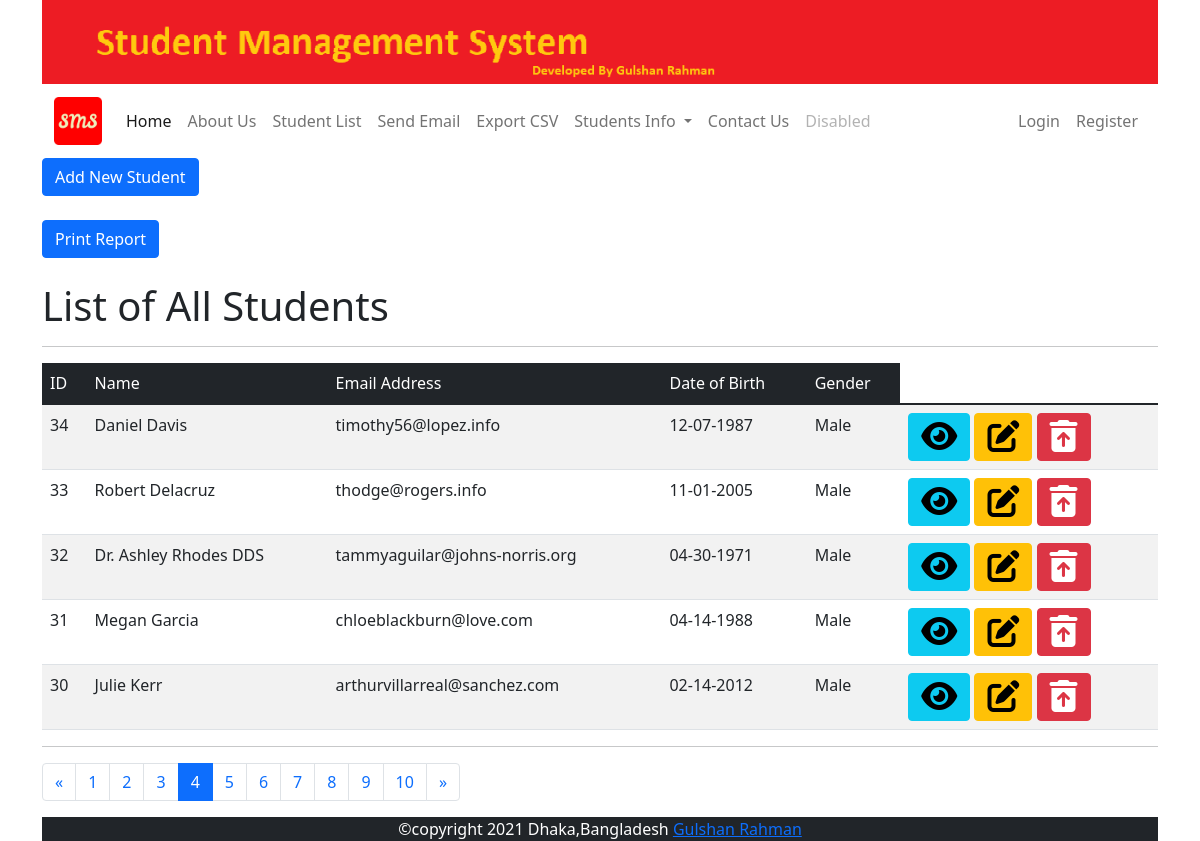
/stud/list/?page=4, run on the app's committed database.
### studentapp/models.py (models this page shows, shortened)
class Student(models.Model):
    GENDER_CHOICES = [('Male','Male'),('Female','Female'),('Other','Other'),]
    name = models.CharField(max_length=100)
    email = models.EmailField(unique=True,blank=True,null=True)
    dob = models.DateField(default=datetime.now,blank=True)
    gender = models.CharField(max_length=6,choices=GENDER_CHOICES,default='Male')

### studentapp/views.py (the view)
# urls.py: path('list/', views.list,name='list'),
def list(request):
    std = Student.objects.order_by('-id')
    stdlist = std
    paginator = Paginator(stdlist,5)
    page = request.GET.get('page')
    std = paginator.get_page(page)
    context = {'title':'Student List','students': std}
    return render(request,'stud/list.html',context)

### templates/stud/list.html (shortened to what this page needs)
{% extends 'base.html' %}
{% load static %}
{% block content %}
<div>
  <a href="{% url 'create' %}" class="btn btn-primary">Add New Student</a>
</div>
<br>
<button class="btn btn-primary" onclick="PrintDiv('report');"> Print Report</button>
     <br>
        <div>
            <h1>List of All Students</h1>
            <hr>
        </div>
        <div>
            <table class="table table-striped table-hover">
                <thead class="table-dark">
                    <tr>
                        <td>ID</td>
                        <td>Name</td>
                        <td>Email Address</td>
                        <td>Date of Birth</td>
                        <td>Gender</td>
                    </tr>
                </thead>
                <tbody>
                    {% for stud in students %}
                    <tr>
                        <td>{{ stud.id }}</td>
                        <td>{{ stud.name }}</td>
                        <td>{{ stud.email }}</td>
                        <td>{{ stud.dob|date:'m-d-Y' }}</td>
                        <td>{{ stud.gender }}</td>
                        <td>
                          <a href="{% url 'view' stud.id %}" class="btn btn-info" title="view"><i class="fa fa-eye fa-2x"></i></a>
                          <a href="{% url 'edit' stud.id %}" class="btn btn-warning" title="edit"><i class="fa fa-edit fa-2x"></i></a>
                          <a href="{% url 'delete' stud.id %}" onclick="return confirm('Are you sure, you want to delete record?');" class="btn btn-danger" title="delete"><i class="fa fa-trash-restore-alt fa-2x"></i></a>
                        </td>
                    </tr>
                    {% endfor %}
                </tbody>
            </table>
           <hr>
  {% if students.has_other_pages %}
  <nav aria-label="Page navigation example">
    <ul class="pagination">
      {% if students.has_previous %}
      <li class="page-item">
        <a class="page-link" href="?page={{ students.previous_page_number }}" aria-label="Previous">
          <span aria-hidden="true">&laquo;</span>
        </a>
      </li>
      {% else %}
      <li class="page-item disabled">
        <span aria-hidden="true">&laquo;</span>
      </li>
      {% endif %}
      {% for i in students.paginator.page_range %}
      {% if students.number == i %}
      <li class="page-item active" aria-current="page">
        <a class="page-link" href="#">{{ i }}</a>
      </li>
      {% else %}
      <li class="page-item"><a class="page-link" href="?page={{ i }}">{{ i }}</a></li>
      {% endif %}
      {% endfor %}
      <li class="page-item">
        {% if students.has_next %}
      <li class="page-item">
        <a class="page-link" href="?page={{students.next_page_number}}" aria-label="Next">
          <span aria-hidden="true">&raquo;</span>
        </a>
      </li>
      {% else %}
      <li class="page-item disabled">
        <span aria-hidden="true">&raquo;</span>
      </li>
      {% endif %}
      </li>
    </ul>
  </nav>
  {%endif%}
        </div>
        {% endblock content %}

### data on the page
Student: id "34", name "Daniel Davis", email "timothy56@lopez.info", dob "12-07-1987", gender "Male"
Student: id "33", name "Robert Delacruz", email "thodge@rogers.info", dob "11-01-2005", gender "Male"
Student: id "32", name "Dr. Ashley Rhodes DDS", email "tammyaguilar@johns-norris.org", dob "04-30-1971", gender "Male"
Student: id "31", name "Megan Garcia", email "chloeblackburn@love.com", dob "04-14-1988", gender "Male"
Student: id "30", name "Julie Kerr", email "arthurvillarreal@sanchez.com", dob "02-14-2012", gender "Male"

### other printed values
{{ i }} "1" "2" "3" "5" "6" "7" "8" "9" "10"
{{ i }} "4"
